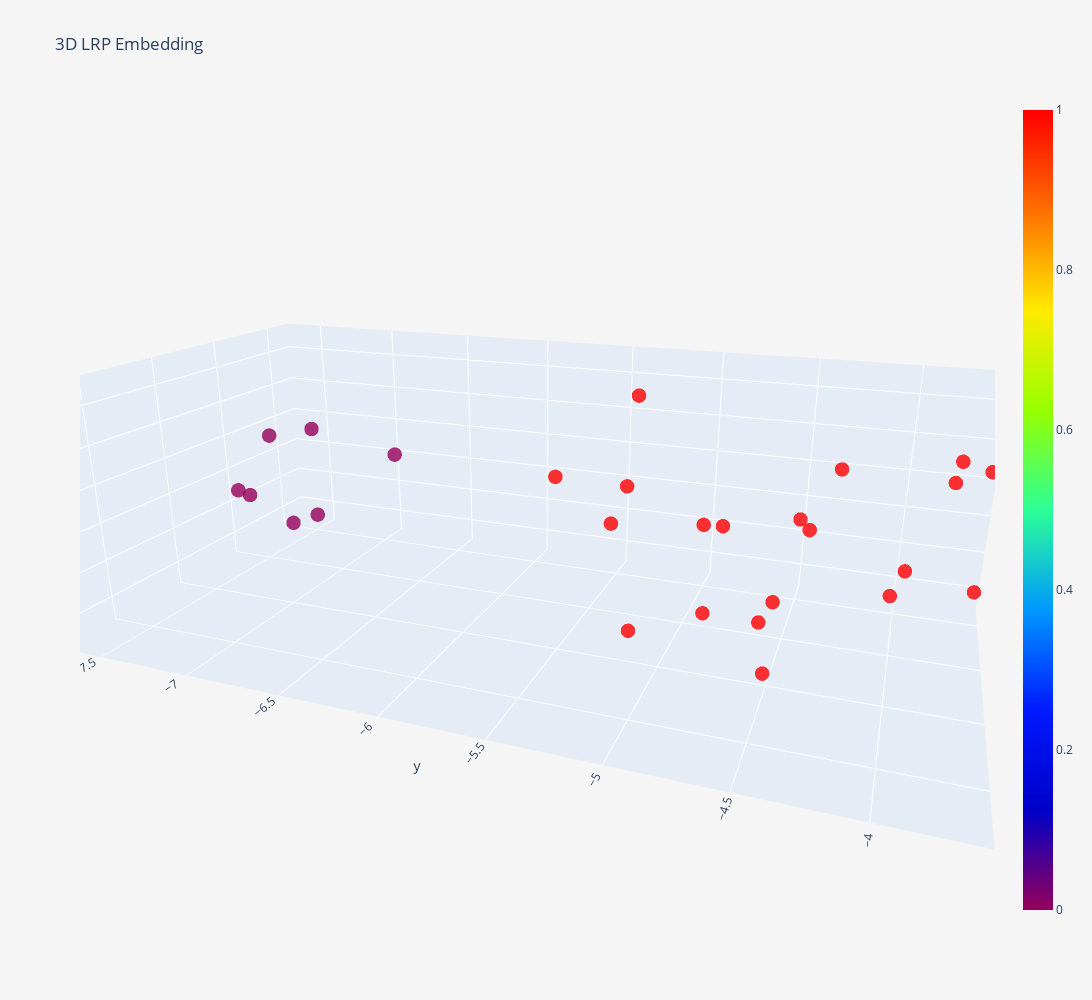

Notebook code for this chart:
### Code cell
plot_3d_lrp(pipeline.training_lrp, colors=pipeline.clusterer.labels_, labels=correct_HR["ASD_DX_group"])

### Figure 1 — Plotly figure (JSON) as saved in the notebook; plotly's stock layout.template omitted (floating-point values rounded to 4 significant figures)
{"data": [{"marker": {"color": [1, 0, 1, 1, 0, 0, 0, 1, 1, 1, 0, 1, 1, 1, 1, 1, 0, 1, 1, 0, 1, 1, 1, 1, 1, 1, 1], "colorscale": [[0, "rgb(150,0,90)"], [0.125, "rgb(0,0,200)"], [0.25, "rgb(0,25,255)"], [0.375, "rgb(0,152,255)"], [0.5, "rgb(44,255,150)"], [0.625, "rgb(151,255,0)"], [0.75, "rgb(255,234,0)"], [0.875, "rgb(255,111,0)"], [1, "rgb(255,0,0)"]], "opacity": 0.8, "showscale": true, "size": 5}, "mode": "markers", "name": "Training", "text": ["ATYPICAL_ADOS", "ASD", "ATYPICAL_ADOS", "ASD", "ASD", "ASD", "ATYPICAL_ADOS", "ASD", "ATYPICAL_ADOS", "ASD", "ASD", "ASD", "ASD", "ASD", "ATYPICAL_ADOS", "ATYPICAL_MULLEN", "ASD", "ATYPICAL_MULLEN", "ASD", "ASD", "ASD", "ATYPICAL_MULLEN", "ATYPICAL_MULLEN", "ASD", "ASD", "ASD", "ASD"], "type": "scatter3d", "x": [6.051, 6.377, 5.958, 5.853, 6.834, 6.289, 6.373, 6.109, 6.44, 6.16, 6.637, 7.795, 7.533, 6.755, 7.008, 6.234, 6.367, 7.066, 6.631, 6.477, 7.089, 6.792, 6.638, 6.899, 7.222, 7.505, 7.3], "y": [-4.901, -7.522, -3.785, -4.334, -7.418, -7.29, -7.229, -4.022, -3.972, -4.595, -7.218, -4.456, -4.458, -4.851, -3.712, -5.471, -6.699, -3.719, -3.803, -7.622, -5.124, -5.19, -5.645, -5.202, -4.78, -4.37, -4.35], "z": [0.05928, 0.3896, 0.4029, 0.3828, 0.2058, -0.1012, 0.4558, -0.1833, 0.09178, -0.2896, -0.02511, 0.3572, 0.01767, -0.1339, 0.2637, 0.06173, 0.3567, 0.7868, 0.698, 0.04177, -0.1209, 0.9061, 0.4252, 0.5065, 0.4866, 0.659, 0.5481]}], "layout": {"autosize": false, "height": 1000, "paper_bgcolor": "#F5F5F5", "scene": {"aspectmode": "auto", "aspectratio": {"x": 0.9311, "y": 1.874, "z": 0.5731}, "camera": {"center": {"x": 0, "y": 0, "z": 0}, "eye": {"x": 1.907, "y": 0.7308, "z": 0.7196}, "projection": {"type": "perspective"}, "up": {"x": 0, "y": 0, "z": 1}}}, "title": {"text": "3D LRP Embedding"}, "width": 1200}}
